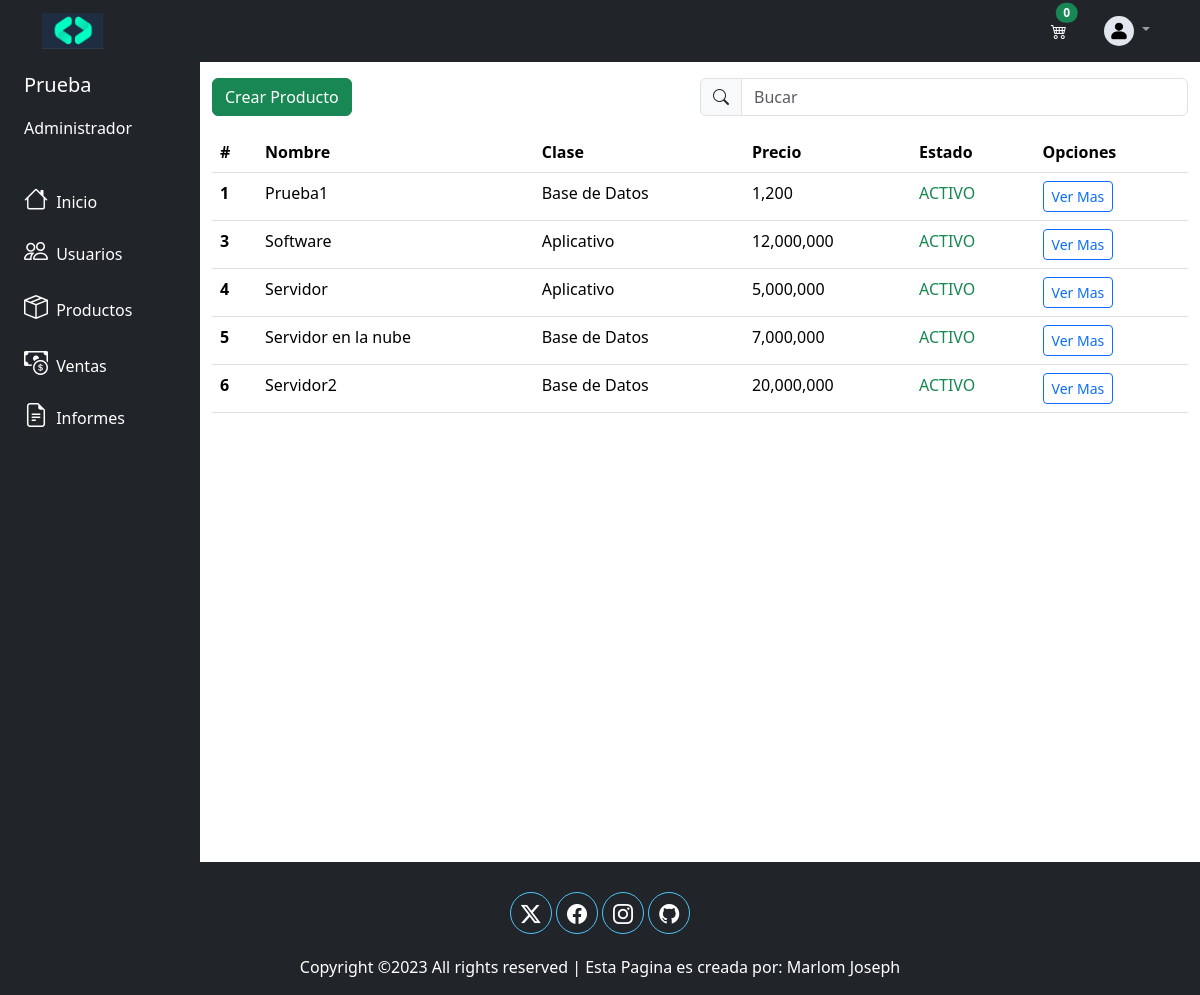
The app's page /view/productos/productos.php (signed in) with its own data.
### tables this page shows
CREATE TABLE `productos` (
  `id` int(11) NOT NULL,
  `nombre` varchar(150) DEFAULT NULL,
  `descripcion` varchar(250) DEFAULT NULL,
  `cantidad` int(11) DEFAULT NULL,
  `clase` int(11) DEFAULT NULL,
  `precio` float DEFAULT NULL,
  `estado` varchar(10) DEFAULT NULL,
  `fecha_creacion` date DEFAULT NULL,
  `id_usuario` int(11) DEFAULT NULL,
  `imagen` varchar(120) DEFAULT ''
);

CREATE TABLE `clase_producto` (
  `id` int(11) NOT NULL,
  `nombre` varchar(150) DEFAULT NULL,
  `descripcion` varchar(250) DEFAULT NULL
);

### config/db.php (called while the page is built)
<?php
class db {
    private $host = "localhost";
    private $dbname = "crm_db";
    private $user = "root";
    private $password = "";
    public function conexion() {
        try {
            $PDO = new PDO("mysql:host=".$this->host.";port=3306;dbname=".$this->dbname,$this->user,$this->password);
            return $PDO;
        } catch (PDOException $e) {
            echo "<script>alert('Error conectando la base de datos')</script>";
            return $e->getMessage();
        }
    }
}

### controlador/productoController.php (called while the page is built, shortened)
<?php
class productoController
{
    private $model;
    public function __construct()
    {
        require_once('C:\xampp\htdocs\www\PHP_MySQL\modelo\productoModel.php');
        $this->model = new productoModel();
    }
    public function listarProductos()
    {
        return ($this->model->listarProductos()) ? $this->model->listarProductos() : false;
    }
}

### modelo/productoModel.php (called while the page is built, shortened)
<?php
class productoModel
{
    private $PDO;
    public function __construct()
    {
        require_once('C:\xampp\htdocs\www\PHP_MySQL\config\db.php');
        $con = new db();
        $this->PDO = $con->conexion();
    }
    public function listarProductos()
    {
        $sql = $this->PDO->prepare(" SELECT p.*, cp.nombre as clase_p FROM productos p, clase_producto cp WHERE p.clase = cp.id ORDER BY p.id ");
        return ($sql->execute()) ? $sql->fetchAll(PDO::FETCH_OBJ) : false;
    }
}

### view/productos/productos.php (the view)
<?php
require_once('./../head/navbar.php');
require_once('./../../controlador/productoController.php');
$respuesta = new productoController();
$res = $respuesta->listarProductos();
?>
<div class="container-fluid">
    <div class="row flex-nowrap">
        <?php require_once('./../head/menuLateral.php') ?>
        <div class="col py-3">
            <div class="d-flex justify-content-between">
                <a href="./crearProducto.php" class="btn btn-success mb-3">Crear Producto</a>
                <div class="input-group w-50 h-50">
                    <span class="input-group-text"><i class="bi bi-search"></i></i></span>
                    <input type="text" class="form-control" placeholder="Bucar" name="buscar" id="search" onkeyup="buscarTabla()">
                </div>
            </div>
            <table class="table table-hover" id="tablaDatos">
                <thead>
                    <tr>
                        <th scope="col">#</th>
                        <th scope="col">Nombre</th>
                        <th scope="col">Clase</th>
                        <th scope="col">Precio</th>
                        <th scope="col">Estado</th>
                        <th scope="col">Opciones</th>
                    </tr>
                </thead>
                <tbody>
                    <?php if (!empty($res)) : ?>
                        <?php foreach ($res as $producto) : ?>
                            <tr>
                                <td class="fw-bold" scope="row"><?php echo $producto->id ?></td>
                                <td><?php echo $producto->nombre ?></td>
                                <td><?php echo $producto->clase_p ?></td>
                                <td><?php echo number_format($producto->precio, 0) ?></td>
                                <td class="<?php ($producto->estado == 'ACTIVO') ? printf("text-success") : printf("text-danger") ?>"><?php echo $producto->estado ?></td>
                                <td>
                                    <a href="./datosProducto.php?id=<?php echo $producto->id ?>" class="btn btn-sm btn-outline-primary">Ver Mas</a>
                                </td>
                            </tr>
                        <?php endforeach; ?>
                    <?php else : ?>
                        <tr>
                            <td colspan="3" class="text-center">No hay productos que mostrar.</td>
                        </tr>
                    <?php endif; ?>
                </tbody>
            </table>
        </div>
    </div>
</div>
<?php
require_once('./../head/footer.php')
?>

### records on screen
productos: id "1", nombre "Prueba1", clase_producto.nombre "Base de Datos", precio "1,200", estado "ACTIVO"
productos: id "3", nombre "Software", clase_producto.nombre "Aplicativo", precio "12,000,000", estado "ACTIVO"
productos: id "4", nombre "Servidor", clase_producto.nombre "Aplicativo", precio "5,000,000", estado "ACTIVO"
productos: id "5", nombre "Servidor en la nube", clase_producto.nombre "Base de Datos", precio "7,000,000", estado "ACTIVO"
productos: id "6", nombre "Servidor2", clase_producto.nombre "Base de Datos", precio "20,000,000", estado "ACTIVO"

### other values on screen
$cantidad "0"
$_SESSION['nombre'] "Prueba"
$_SESSION['tipo_usuario'] "Administrador"
